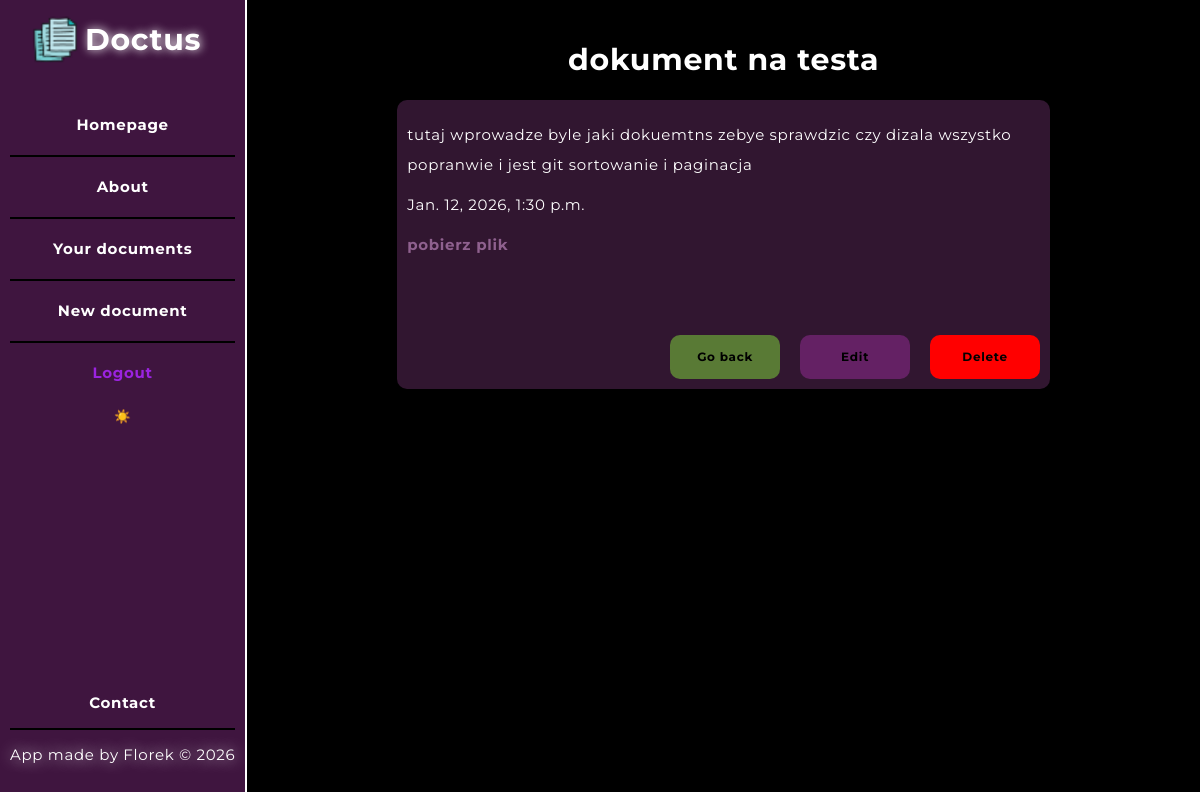
The app's page /documents/dokument-na-testa (signed in) with its own data.
### documents/models.py (models this page shows, shortened)
class Document(models.Model):
    owner = models.ForeignKey(User, on_delete=models.CASCADE, related_name = "documents")
    title = models.CharField(max_length = 75)
    description = models.TextField(blank = True)
    date = models.DateTimeField(auto_now_add = True)
    slug = models.SlugField(blank = True)
    file = models.FileField(blank = True, null = True)
    class Meta:
        unique_together = ("owner", "slug")

### documents/views.py (the view)
@login_required(login_url='/users/login/')
def document_page(request, slug):
    document = get_object_or_404(Document, slug=slug, owner=request.user)
    return render(request, 'documents/document_page.html', { 'document': document })

### documents/templates/documents/document_page.html (shortened to what this page needs)
{% extends 'layout.html' %}
{% block content %}
    <h1>{{ document.title }}</h1>
    <section class="document_lines">
        <p>{{ document.description }}</p>
        <p>{{ document.date}}</p>
        {% if document.file %}
        <a href="{{ document.file.url }}" class="doc_url" target="_blank">pobierz plik</a><br/>
        {% else %}
        <p class="doc_url">no file added</p>
        {% endif %}
        <div class="buttons">
            <a href="{% url 'documents:list' %}" class="cancel_button">Go back</a>
            <a class="edit_document" href="{% url 'documents:edit-document' slug=document.slug %}">Edit</a>
            <a class="delete_document" href="{% url 'documents:delete-document' slug=document.slug %}">Delete</a>
        </div>
    </section>
{% endblock %}

### static/css/style.css (style rules this page uses)
* { margin: 0; padding: 0; box-sizing: border-box; font-family: Montserrat ; letter-spacing: 0.7px; line-height: 2; }
body { background-color: black; font-size: 15px; color: white; display: flex; flex-direction: row; min-height: 100vh; }
h1 { margin-bottom: 10px; }
a { font-weight: bold; text-decoration: none; color: rgb(143, 97, 143); }
section { background-color: #311630; padding: 20px 10px 10px 10px; border-radius: 10px; max-width: 70%; margin: 0 auto; }
.document_lines { text-align: left; display: flex; flex-direction: column; gap: 10px; }
.buttons { margin-top: 25px; display: flex; justify-content: end; gap: 20px; }
.edit_document, .delete_document, .cancel_button { padding: 10px 15px; width: 110px; border: none; font-weight: bold; border-radius: 10px; color: black; font-size: 12px; text-align: center; }
.cancel_button { background-color: rgb(89, 122, 53); }
.edit_document { background-color: rgb(100, 33, 100); }
.delete_document { background-color: red; }

### records on screen
Document: title "dokument na testa", description "tutaj wprowadze byle jaki dokuemtns zebye sprawdzic czy dizala wszystko popranwie i jest git sortowanie i paginacja", date "Jan. 12, 2026, 1:30 p.m."
